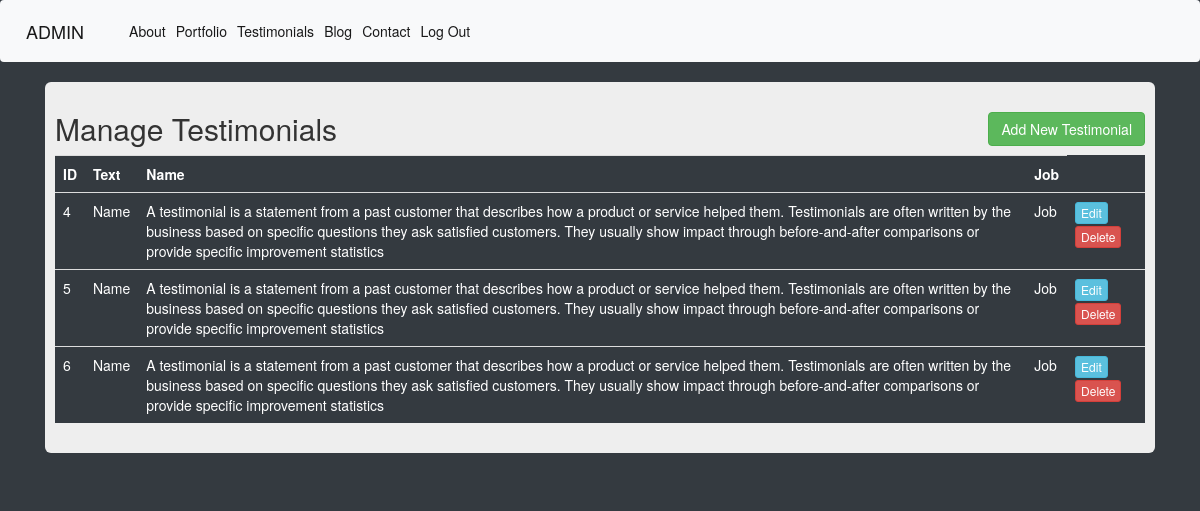
/admin/testimonial-list (signed in), run on the app's committed database.
### Project/models.py (models this page shows, shortened)
class Testimonial(db.Model):
    id = db.Column(db.Integer, primary_key=True)
    text=db.Column(db.String(100), nullable=False)
    name=db.Column(db.String(20), nullable=False)
    job=db.Column(db.String(20))

### Project/routes.py (the view)
@app.route('/admin/testimonial-list')
@login_required
def admin_testimonial_list():
    testimonial = Testimonial.query.all()
    return render_template('admin/testimonial-list.html', testimonial=testimonial)

### Project/models.py (called while the page is built)
@login_manager.user_loader
def load_user(user_id):
    return Admin.query.get(user_id)

### Project/templates/admin/testimonial-list.html
{% extends 'admin/base.html' %}
{% block content %}
<div class="container">
    <div class="row">
        <div class="col md-12">
            <div class="jumbotron p-3">
                <h2>Manage Testimonials <a href="{{url_for('add_testimonial')}}"><button type="button"  class="btn btn-success float-right"
                data-toggle="modal">Add New Testimonial</button> </h2></a>
                <table class="table table-hover table-dark">
                    <tr>
                        <th>ID</th>
                        <th>Text</th>
                        <th>Name</th>
                        <th>Job</th>
                    </tr>
                    {% for testimonialitem in testimonial %}
                    <tr>
                        <td>{{testimonialitem.id}}</td>
                        <td>{{testimonialitem.name}}</td>
                        <td>{{testimonialitem.text}}</td>
                        <td>{{testimonialitem.job}}</td>
                        <td>
                            <a href="{{url_for('edit_testimonial', id=testimonialitem.id)}}" class="btn btn-info btn-xs">Edit</a>
                            <a href="{{url_for('delete_testimonial', id=testimonialitem.id)}}" class="btn btn-danger btn-xs"
                            onclick="return confirm('Are You Sure To Delete ?')">Delete</a>
                        </td>
                    </tr>
                    {% endfor %}
                </table>
            </div>
        </div>
    </div>
</div>
{% endblock %}

### data on the page
Testimonial: id "4", name "Name", text "A testimonial is a statement from a past customer that describes how a product or service helped them. Testimonials are often written by the business based on specific questions they ask satisfied customers. They usually show impact through before-and-after comparisons or provide specific improvement statistics", job "Job"
Testimonial: id "5", name "Name", text "A testimonial is a statement from a past customer that describes how a product or service helped them. Testimonials are often written by the business based on specific questions they ask satisfied customers. They usually show impact through before-and-after comparisons or provide specific improvement statistics", job "Job"
Testimonial: id "6", name "Name", text "A testimonial is a statement from a past customer that describes how a product or service helped them. Testimonials are often written by the business based on specific questions they ask satisfied customers. They usually show impact through before-and-after comparisons or provide specific improvement statistics", job "Job"
